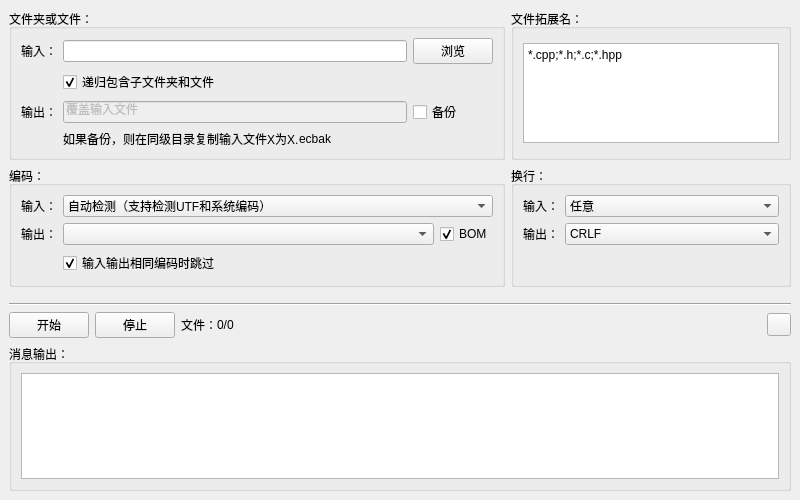
<?xml version="1.0" encoding="UTF-8"?>
<ui version="4.0">
 <class>MainWindow</class>
 <widget class="QMainWindow" name="MainWindow">
  <property name="geometry">
   <rect>
    <x>0</x>
    <y>0</y>
    <width>800</width>
    <height>500</height>
   </rect>
  </property>
  <property name="windowTitle">
   <string>文本编码转换器</string>
  </property>
  <widget class="QWidget" name="centralwidget">
   <layout class="QGridLayout" name="gridLayout_2" rowstretch="0,0,0,0,0,1" columnstretch="1,0">
    <item row="1" column="0">
     <widget class="QGroupBox" name="groupBox">
      <property name="title">
       <string>编码：</string>
      </property>
      <layout class="QFormLayout" name="formLayout_2">
       <item row="0" column="0">
        <widget class="QLabel" name="label_4">
         <property name="text">
          <string>输入：</string>
         </property>
        </widget>
       </item>
       <item row="0" column="1">
        <widget class="QComboBox" name="comboBox_EncodingSrc">
         <item>
          <property name="text">
           <string>自动检测（支持检测UTF和系统编码）</string>
          </property>
         </item>
        </widget>
       </item>
       <item row="1" column="0">
        <widget class="QLabel" name="label_5">
         <property name="text">
          <string>输出：</string>
         </property>
        </widget>
       </item>
       <item row="1" column="1">
        <layout class="QHBoxLayout" name="horizontalLayout_3" stretch="1,0">
         <item>
          <widget class="QComboBox" name="comboBox_EncodingDest"/>
         </item>
         <item>
          <widget class="QCheckBox" name="checkBox_BomDest">
           <property name="text">
            <string>BOM</string>
           </property>
           <property name="checked">
            <bool>true</bool>
           </property>
          </widget>
         </item>
        </layout>
       </item>
       <item row="2" column="1">
        <widget class="QCheckBox" name="checkBox_SkipSameEncoding">
         <property name="text">
          <string>输入输出相同编码时跳过</string>
         </property>
         <property name="checked">
          <bool>true</bool>
         </property>
        </widget>
       </item>
      </layout>
     </widget>
    </item>
    <item row="0" column="0">
     <widget class="QGroupBox" name="groupBox_4">
      <property name="title">
       <string>文件夹或文件：</string>
      </property>
      <layout class="QGridLayout" name="gridLayout">
       <item row="0" column="2">
        <widget class="QPushButton" name="pushButton_PathInBrowse">
         <property name="text">
          <string>浏览</string>
         </property>
        </widget>
       </item>
       <item row="0" column="1">
        <widget class="QLineEdit" name="lineEdit_PathIn">
         <property name="text">
          <string/>
         </property>
        </widget>
       </item>
       <item row="0" column="0">
        <widget class="QLabel" name="label">
         <property name="text">
          <string>输入：</string>
         </property>
        </widget>
       </item>
       <item row="3" column="1" colspan="2">
        <layout class="QHBoxLayout" name="horizontalLayout_5">
         <property name="spacing">
          <number>0</number>
         </property>
         <property name="sizeConstraint">
          <enum>QLayout::SetMinimumSize</enum>
         </property>
         <item>
          <widget class="QLabel" name="label_8">
           <property name="text">
            <string>如果备份，则在同级目录复制输入文件X为X.</string>
           </property>
          </widget>
         </item>
         <item>
          <widget class="QLabel" name="label_9">
           <property name="text">
            <string>ecbak</string>
           </property>
          </widget>
         </item>
         <item>
          <spacer name="horizontalSpacer_3">
           <property name="orientation">
            <enum>Qt::Horizontal</enum>
           </property>
           <property name="sizeHint" stdset="0">
            <size>
             <width>0</width>
             <height>0</height>
            </size>
           </property>
          </spacer>
         </item>
        </layout>
       </item>
       <item row="2" column="0">
        <widget class="QLabel" name="label_2">
         <property name="text">
          <string>输出：</string>
         </property>
        </widget>
       </item>
       <item row="1" column="1">
        <widget class="QCheckBox" name="checkBox_Recursively">
         <property name="text">
          <string>递归包含子文件夹和文件</string>
         </property>
         <property name="checked">
          <bool>true</bool>
         </property>
        </widget>
       </item>
       <item row="2" column="1">
        <widget class="QLineEdit" name="lineEdit_PathOut">
         <property name="enabled">
          <bool>false</bool>
         </property>
         <property name="text">
          <string>覆盖输入文件</string>
         </property>
        </widget>
       </item>
       <item row="2" column="2">
        <widget class="QCheckBox" name="checkBox_Bak">
         <property name="text">
          <string>备份</string>
         </property>
        </widget>
       </item>
      </layout>
     </widget>
    </item>
    <item row="0" column="1">
     <widget class="QGroupBox" name="groupBox_5">
      <property name="title">
       <string>文件拓展名：</string>
      </property>
      <layout class="QVBoxLayout" name="verticalLayout">
       <item>
        <widget class="QPlainTextEdit" name="plainTextEdit_SuffixName">
         <property name="maximumSize">
          <size>
           <width>16777215</width>
           <height>100</height>
          </size>
         </property>
         <property name="plainText">
          <string>*.cpp;*.h;*.c;*.hpp</string>
         </property>
        </widget>
       </item>
      </layout>
     </widget>
    </item>
    <item row="1" column="1">
     <widget class="QGroupBox" name="groupBox_2">
      <property name="title">
       <string>换行：</string>
      </property>
      <layout class="QFormLayout" name="formLayout_3">
       <item row="0" column="0">
        <widget class="QLabel" name="label_6">
         <property name="text">
          <string>输入：</string>
         </property>
        </widget>
       </item>
       <item row="1" column="0">
        <widget class="QLabel" name="label_7">
         <property name="text">
          <string>输出：</string>
         </property>
        </widget>
       </item>
       <item row="0" column="1">
        <widget class="QComboBox" name="comboBox_NewLineSrc">
         <item>
          <property name="text">
           <string>任意</string>
          </property>
         </item>
        </widget>
       </item>
       <item row="1" column="1">
        <widget class="QComboBox" name="comboBox_NewLineDest">
         <item>
          <property name="text">
           <string>CRLF</string>
          </property>
         </item>
         <item>
          <property name="text">
           <string>LF</string>
          </property>
         </item>
         <item>
          <property name="text">
           <string>CR</string>
          </property>
         </item>
        </widget>
       </item>
      </layout>
     </widget>
    </item>
    <item row="5" column="0" colspan="2">
     <layout class="QVBoxLayout" name="verticalLayout_2">
      <item>
       <layout class="QHBoxLayout" name="horizontalLayout">
        <item>
         <widget class="QPushButton" name="pushButton_Start">
          <property name="text">
           <string>开始</string>
          </property>
         </widget>
        </item>
        <item>
         <widget class="QPushButton" name="pushButton_Stop">
          <property name="text">
           <string>停止</string>
          </property>
         </widget>
        </item>
        <item>
         <layout class="QHBoxLayout" name="horizontalLayout_4">
          <property name="spacing">
           <number>0</number>
          </property>
          <item>
           <widget class="QLabel" name="label_3">
            <property name="text">
             <string>文件：</string>
            </property>
           </widget>
          </item>
          <item>
           <widget class="QLabel" name="label_FileProgress">
            <property name="text">
             <string notr="true">0/0</string>
            </property>
           </widget>
          </item>
         </layout>
        </item>
        <item>
         <spacer name="horizontalSpacer">
          <property name="orientation">
           <enum>Qt::Horizontal</enum>
          </property>
          <property name="sizeHint" stdset="0">
           <size>
            <width>40</width>
            <height>20</height>
           </size>
          </property>
         </spacer>
        </item>
        <item>
         <widget class="QToolButton" name="toolButton_About">
          <property name="text">
           <string notr="true"/>
          </property>
         </widget>
        </item>
       </layout>
      </item>
      <item>
       <widget class="QGroupBox" name="groupBox_3">
        <property name="title">
         <string>消息输出：</string>
        </property>
        <layout class="QVBoxLayout" name="verticalLayout_4">
         <item>
          <widget class="QPlainTextEdit" name="plainTextEdit_MsgOutput"/>
         </item>
        </layout>
       </widget>
      </item>
     </layout>
    </item>
    <item row="3" column="0" colspan="2">
     <spacer name="verticalSpacer">
      <property name="orientation">
       <enum>Qt::Vertical</enum>
      </property>
      <property name="sizeType">
       <enum>QSizePolicy::Fixed</enum>
      </property>
      <property name="sizeHint" stdset="0">
       <size>
        <width>20</width>
        <height>10</height>
       </size>
      </property>
     </spacer>
    </item>
    <item row="4" column="0" colspan="2">
     <widget class="Line" name="line">
      <property name="orientation">
       <enum>Qt::Horizontal</enum>
      </property>
     </widget>
    </item>
   </layout>
  </widget>
 </widget>
 <resources/>
 <connections/>
</ui>
